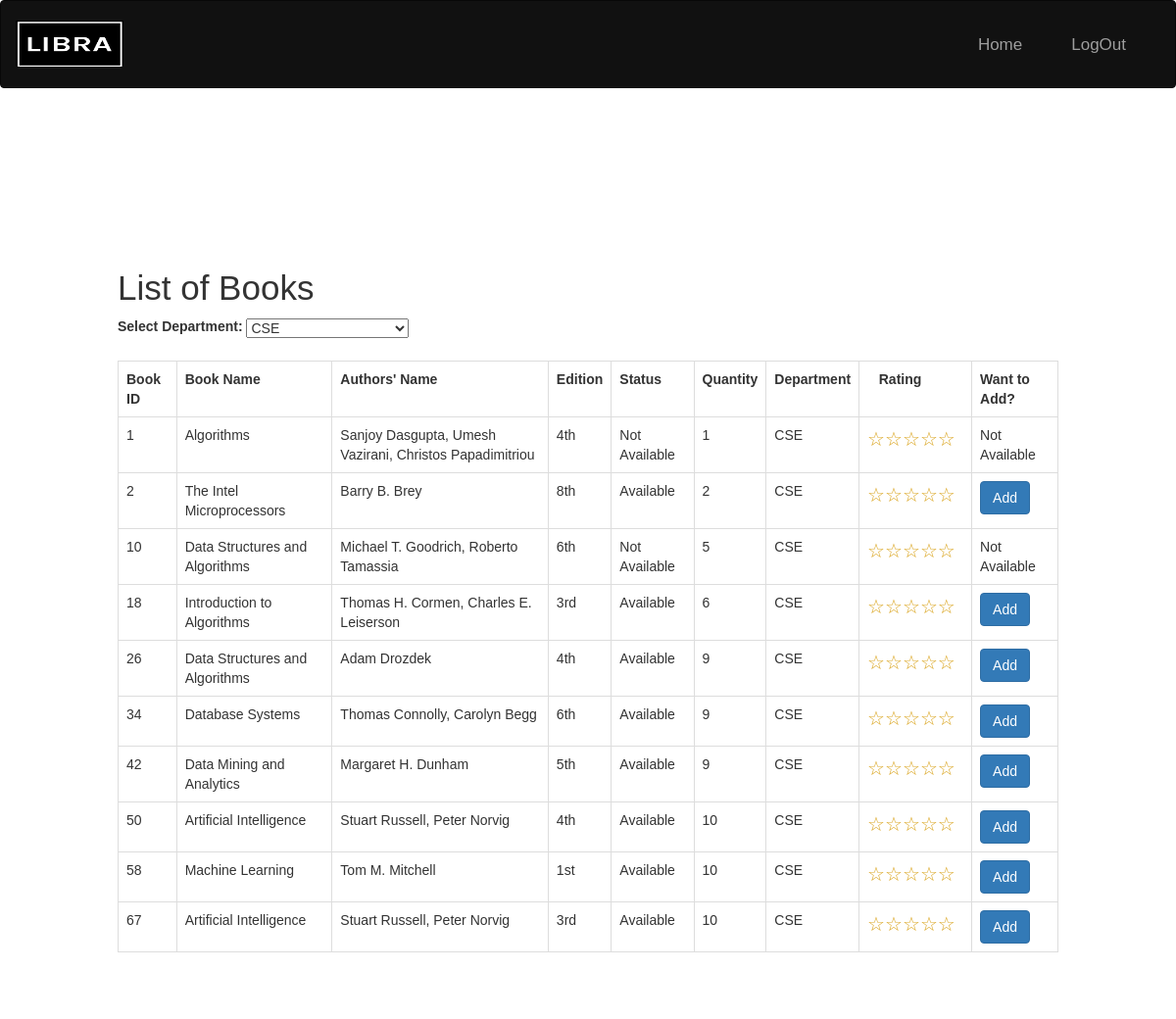
The app's page /main/books_student.php?department=CSE with its own data.
### tables this page shows
CREATE TABLE `books` (
  `book_id` int(100) NOT NULL,
  `Name` varchar(100) NOT NULL,
  `Authors_name` varchar(100) NOT NULL,
  `edition` varchar(100) NOT NULL,
  `status` varchar(100) NOT NULL,
  `quantity` int(100) NOT NULL,
  `department` varchar(100) NOT NULL
);

### main/books_student.php (the view, shortened to what this page needs)
<?php
include "connection.php";
include "navbar_loginstudent.php";
include "sidenav_student.php";
$departments_query = "SELECT DISTINCT department FROM books";
$departments_result = mysqli_query($db, $departments_query);
$departments = mysqli_fetch_all($departments_result, MYSQLI_ASSOC);
$selected_department = isset($_GET['department']) ? $_GET['department'] : '';
?>
<!DOCTYPE html>
<html>
<head>
</head>
<body>
<div class="transparent-box">
    <h2>List of Books</h2>
    <div class="department-dropdown">
        <label for="department">Select Department: </label>
        <select id="department" name="department" onchange="changeDepartment(this.value)">
            <?php
            foreach ($departments as $department) {
                $dept = $department['department'];
                $selected = ($dept === $selected_department) ? 'selected' : '';
                echo "<option value='$dept' $selected>$dept</option>";
            }
            ?>
        </select>
    </div>
    <?php
    $query = "SELECT * FROM `books`";
    if ($selected_department) {
        $query .= " WHERE department = '$selected_department'";
    }
    $query .= " ORDER BY `books`.`book_id` ASC;";
    $res = mysqli_query($db, $query);
    if (mysqli_num_rows($res) > 0) {
        echo "<table class='table table-bordered table-hover'> ";
        echo "<tr style ='background-color: white;'>";
        echo "<th>Book ID</th>";
        echo "<th>Book Name</th>";
        echo "<th>Authors' Name</th>";
        echo "<th>Edition</th>";
        echo "<th>Status</th>";
        echo "<th>Quantity</th>";
        echo "<th>Department</th>";
        echo "<th>&nbsp&nbsp&nbspRating&nbsp&nbsp&nbsp&nbsp&nbsp&nbsp&nbsp&nbsp&nbsp&nbsp&nbsp</th>";
        echo "<th>Want to Add?</th>";
        echo "</tr>";
        while ($row = mysqli_fetch_assoc($res)) {
            echo "<tr>";
            echo "<td>{$row['book_id']}</td>";
            echo "<td>{$row['Name']}</td>";
            echo "<td>{$row['Authors_name']}</td>";
            echo "<td>{$row['edition']}</td>";
            echo "<td>{$row['status']}</td>";
            echo "<td>{$row['quantity']}</td>";
            echo "<td>{$row['department']}</td>";
            $book_name = $row['Name'];
            $avg_query = "SELECT AVG(stars) AS avg_stars FROM `comments` WHERE book_name = '$book_name'";
            $avg_result = mysqli_query($db, $avg_query);
            $avg_row = mysqli_fetch_assoc($avg_result);
            $average_stars = round($avg_row['avg_stars'], 2);
            echo "<td>";
            for ($i = 1; $i <= 5; $i++) {
                if ($i <= $average_stars) {
                    echo "<span class='star-rating'>&#9733;</span>";
                } else {
                    echo "<span class='star-rating'>&#9734;</span>";
                }
            }
            echo "</td>";
            echo "<td>";
            if ($row['status'] == "Available") {
                echo '<form method="post">';
                echo '<input type="submit" name="Add" class="btn btn-primary" value="Add">';
                echo "</form>";
            } else {
                echo "Not Available";
            }
            echo "</td>";
            echo "</tr>";
        }
        echo "</table>";
    } else {
        echo "<p>No books found for the selected department.</p>";
    }
            ?>
</div>
</body>
</html>

### main/style.css (style rules this page uses)
html, body, div, span, object, iframe, h1, h2, h3, h4, h5, h6, p, blockquote, pre, abbr, address, cite, code, del, dfn, em, img, ins, kbd, q, samp, small, strong, sub, sup, var, b, i, dl, dt, dd, ol, ul, li, fieldset, form, label, legend, table, caption, tbody, tfoot, thead, tr, th, td, article, aside, canvas, details, figcaption, figure, footer, header, hgroup, menu, nav, section, summary, time, mark, audio, video { margin:0; padding:0; border:0; outline:0; font-size:100%; vertical-align:baseline; background:transparent; }
body { line-height:1; }
table { border-collapse:collapse; border-spacing:0; }
input, select { vertical-align:middle; }

### main/sidenav_student.php (style rules this page uses)
body { font-family: "Lato", sans-serif; transition: background-color .5s; }

### main/books_student.php (style rules this page uses)
body { margin: 0; padding: 0; background: url('images/booktempblurb.jpg') center/cover fixed no-repeat; font-family: Arial, sans-serif; color: #333; }
.transparent-box { background-color: rgba(255, 255, 255, 0.9); padding: 20px; border-radius: 10px; margin: 50px auto; max-width: 1000px; }
.transparent-box h2 { font-size: 35px; }
.star-rating { display: inline-block; font-size: 20px; color: goldenrod; }
.department-dropdown { margin-bottom: 20px; }

### records on screen
books: book_id "1", Name "Algorithms", Authors_name "Sanjoy Dasgupta, Umesh Vazirani, Christos Papadimitriou", edition "4th", status "Not Available", quantity "1", department "CSE"
books: book_id "2", Name "The Intel Microprocessors", Authors_name "Barry B. Brey", edition "8th", status "Available", quantity "2", department "CSE"
books: book_id "10", Name "Data Structures and Algorithms", Authors_name "Michael T. Goodrich, Roberto Tamassia", edition "6th", status "Not Available", quantity "5", department "CSE"
books: book_id "18", Name "Introduction to Algorithms", Authors_name "Thomas H. Cormen, Charles E. Leiserson", edition "3rd", status "Available", quantity "6", department "CSE"
books: book_id "26", Name "Data Structures and Algorithms", Authors_name "Adam Drozdek", edition "4th", status "Available", quantity "9", department "CSE"
books: book_id "34", Name "Database Systems", Authors_name "Thomas Connolly, Carolyn Begg", edition "6th", status "Available", quantity "9", department "CSE"
books: book_id "42", Name "Data Mining and Analytics", Authors_name "Margaret H. Dunham", edition "5th", status "Available", quantity "9", department "CSE"
books: book_id "50", Name "Artificial Intelligence", Authors_name "Stuart Russell, Peter Norvig", edition "4th", status "Available", quantity "10", department "CSE"
books: book_id "58", Name "Machine Learning", Authors_name "Tom M. Mitchell", edition "1st", status "Available", quantity "10", department "CSE"
books: book_id "67", Name "Artificial Intelligence", Authors_name "Stuart Russell, Peter Norvig", edition "3rd", status "Available", quantity "10", department "CSE"

### other values on screen
form field department "CSE"
